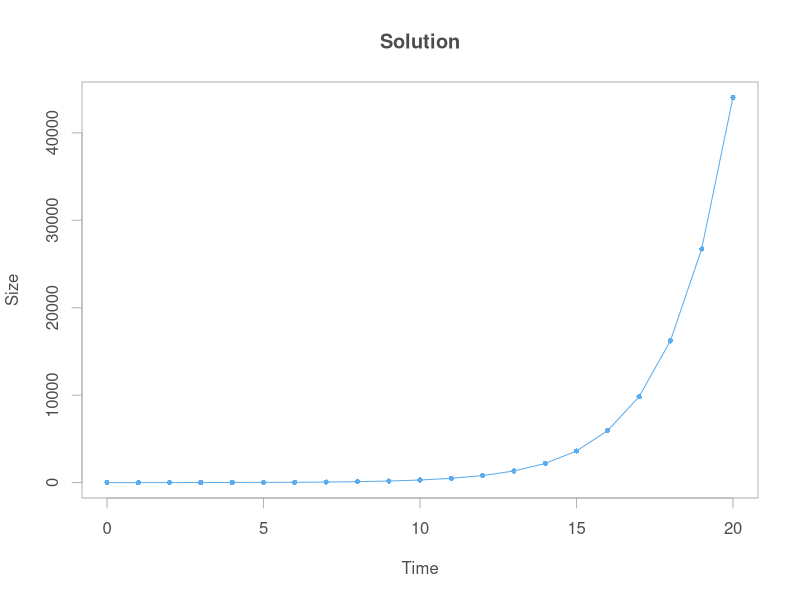
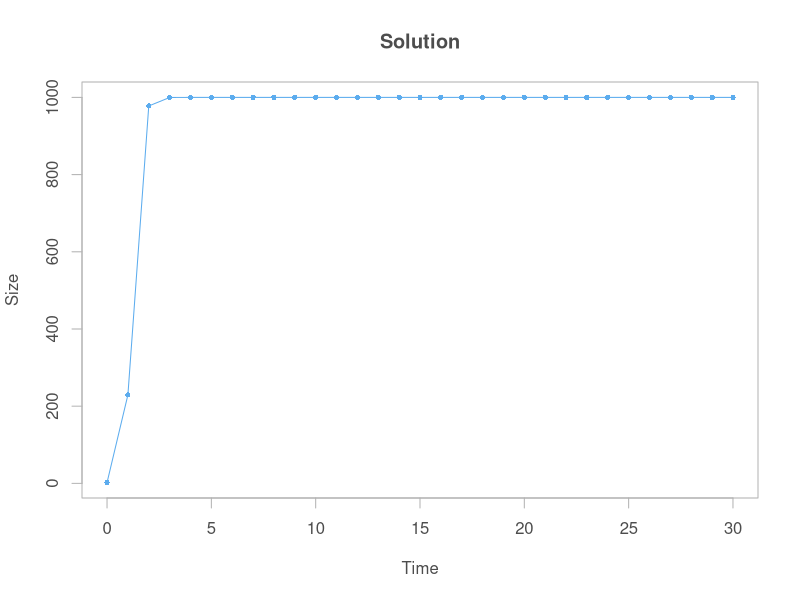

The R script that drew these images, in order:
## ---- chunk 1
library(deSolve)
## ---- chunk 2
cgrowth <- function(times, y, parms) {
  r <- parms[1]
  N <- y[1]
  dN.dt <- r * N
  return(list(dN.dt))
}

p  <- 0.5
y0 <- 2
t  <- 0:20

sol <- ode(y = y0, times = t, func = cgrowth, parms = p)
sol
## ---- chunk 3
plot(sol, type='o', xlab="Time", ylab="Size", main="Solution",
     pch=16, cex=0.7, fg="grey70", col="steelblue2", col.axis="grey30",
     col.lab="grey30", col.main="grey30")
## ---- chunk 4
clogistic <- function(times, y, parms) {
  r <- parms[1]
  K <- parms[2]
  N <- y[1]
  dN.dt <- r * N * (1 - (N/K))
  return(list(dN.dt))
}

p  <- c(5, 1000)
y0 <- 2
t  <- 0:30

sol2 <- ode(y = y0, times = t, func = clogistic, parms = p)
sol2
## ---- chunk 5
plot(sol2, type='o', xlab="Time", ylab="Size", main="Solution",
     pch=16, cex=0.7, fg="grey70", col="steelblue2", col.axis="grey30",
     col.lab="grey30", col.main="grey30")
